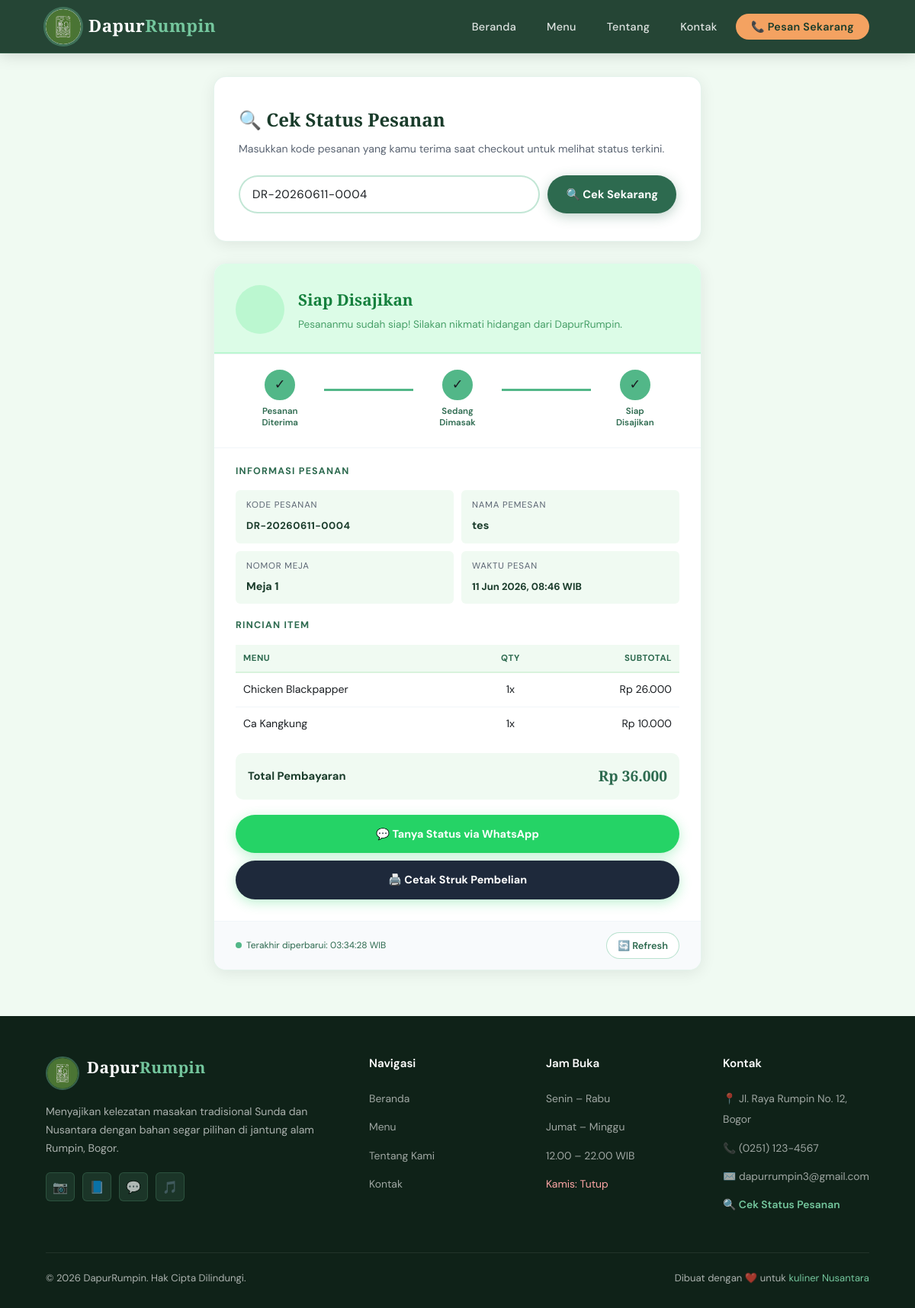
The page /cek-pesanan.php?kode=DR-20260611-0004 on the database its author committed.
### tables this page shows
CREATE TABLE `pesanan` (
  `id` int(10) UNSIGNED NOT NULL,
  `kode_pesanan` varchar(30) NOT NULL,
  `nama_pemesan` varchar(100) NOT NULL,
  `nomor_meja` varchar(20) NOT NULL,
  `total_harga` int(10) UNSIGNED NOT NULL,
  `payment_method` enum('qris','tunai') DEFAULT NULL,
  `paid_at` timestamp NULL DEFAULT NULL,
  `status` enum('pending','diproses','selesai','dibatalkan') NOT NULL DEFAULT 'pending',
  `created_at` timestamp NOT NULL DEFAULT current_timestamp(),
  `updated_at` timestamp NOT NULL DEFAULT current_timestamp() ON UPDATE current_timestamp()
);

CREATE TABLE `detail_pesanan` (
  `id` int(10) UNSIGNED NOT NULL,
  `pesanan_id` int(10) UNSIGNED NOT NULL,
  `menu_id` int(10) UNSIGNED DEFAULT NULL,
  `nama_menu` varchar(150) NOT NULL,
  `harga_saat_pesan` int(10) UNSIGNED NOT NULL,
  `qty` tinyint(3) UNSIGNED NOT NULL DEFAULT 1,
  `subtotal` int(10) UNSIGNED NOT NULL
);

### cek-pesanan.php (the view, shortened to what this page needs)
<?php
require_once 'config/db.php';
$protocol = (!empty($_SERVER['HTTPS']) && $_SERVER['HTTPS'] !== 'off') ? 'https' : 'http';
$host     = $_SERVER['HTTP_HOST'];
$script   = dirname($_SERVER['SCRIPT_NAME']);
$baseUrl  = $protocol . '://' . $host . rtrim($script, '/') . '/';
$pesanan = null;
$items   = [];
$kodeInput = trim($_GET['kode'] ?? $_POST['kode'] ?? '');
if ($kodeInput !== '') {
    $kodeInput = strtoupper($kodeInput);
    $stmt = $pdo->prepare("SELECT * FROM pesanan WHERE kode_pesanan = ? LIMIT 1");
    $stmt->execute([$kodeInput]);
    $pesanan = $stmt->fetch();
    if (!$pesanan) {
        $error = 'Kode pesanan <strong>' . htmlspecialchars($kodeInput) . '</strong> tidak ditemukan. Pastikan kode yang kamu masukkan sudah benar.';
    } else {
        $stmt = $pdo->prepare("SELECT * FROM detail_pesanan WHERE pesanan_id = ?");
        $stmt->execute([$pesanan['id']]);
        $items = $stmt->fetchAll();
    }
}
$statusData = [
    'pending'    => [
        'label'   => 'Menunggu Konfirmasi',
        'icon'    => '⏳',
        'color'   => '#a16207',
        'bg'      => '#fef9c3',
        'border'  => '#fde68a',
        'desc'    => 'Pesananmu sudah kami terima dan sedang menunggu konfirmasi dari tim dapur.',
        'step'    => 1,
    ],
    'diproses'   => [
        'label'   => 'Sedang Dimasak',
        'icon'    => '👨‍🍳',
        'color'   => '#1d4ed8',
        'bg'      => '#dbeafe',
        'border'  => '#bfdbfe',
        'desc'    => 'Pesananmu sedang dimasak oleh tim dapur kami dengan penuh cinta. Harap sabar ya!',
        'step'    => 2,
    ],
    'selesai'    => [
        'label'   => 'Siap Disajikan',
        'icon'    => '',
        'color'   => '#15803d',
        'bg'      => '#dcfce7',
        'border'  => '#bbf7d0',
        'desc'    => 'Pesananmu sudah siap! Silakan nikmati hidangan dari DapurRumpin.',
        'step'    => 3,
    ],
    'dibatalkan' => [
        'label'   => 'Dibatalkan',
        'icon'    => '❌',
        'color'   => '#dc2626',
        'bg'      => '#fee2e2',
        'border'  => '#fecaca',
        'desc'    => 'Maaf, pesananmu dibatalkan. Silakan hubungi staff kami untuk informasi lebih lanjut.',
        'step'    => 0,
    ],
];
$sd = $pesanan ? ($statusData[$pesanan['status']] ?? $statusData['pending']) : null;
?>
<!DOCTYPE html>
<html lang="id">
<head>
  <link rel="stylesheet" href="<?= $baseUrl ?>css/style.css" />
</head>
<body>
  <nav class="navbar">
    <div class="navbar-brand">
      <div class="brand-logo">
        <img src="<?= $baseUrl ?>img/logo.jpg" alt="Logo DapurRumpin" class="logo-img"
             onerror="this.style.display='none'" />
      </div>
      <span class="brand-text">Dapur<span>Rumpin</span></span>
    </div>
    <ul class="nav-links">
      <li><a href="<?= $baseUrl ?>index.php">Beranda</a></li>
      <li><a href="<?= $baseUrl ?>menu.php">Menu</a></li>
      <li><a href="<?= $baseUrl ?>tentang.php">Tentang</a></li>
      <li><a href="<?= $baseUrl ?>kontak.php">Kontak</a></li>
      <li><a href="<?= $baseUrl ?>kontak.php" class="btn-pesan">📞 Pesan Sekarang</a></li>
    </ul>
  </nav>
  <div class="tracking-wrap">
    <div class="tracking-container">
      <div class="search-card">
        <h2>🔍 Cek Status Pesanan</h2>
        <p>Masukkan kode pesanan yang kamu terima saat checkout untuk melihat status terkini.</p>
        <form method="GET" action="cek-pesanan.php" class="search-form">
          <input
            type="text"
            name="kode"
            value="<?= htmlspecialchars($kodeInput) ?>"
            placeholder="Contoh: DR-20260611-0001"
            maxlength="30"
            autocomplete="off"
            autofocus
          />
          <button type="submit" class="btn-cek">🔍 Cek Sekarang</button>
        </form>
      </div>
      <?php if ($pesanan && $sd): ?>
      <div class="result-card" id="resultCard">
        <div class="status-banner" style="background:<?= $sd['bg'] ?>;border-bottom:2px solid <?= $sd['border'] ?>;">
          <div class="status-icon-big" style="background:<?= $sd['border'] ?>;color:<?= $sd['color'] ?>;">
          </div>
          <div class="status-info" style="color:<?= $sd['color'] ?>;">
            <h3><?= $sd['label'] ?></h3>
            <p><?= $sd['desc'] ?></p>
          </div>
        </div>
        <?php if ($pesanan['status'] !== 'dibatalkan'): ?>
        <div class="progress-wrap">
          <div class="progress-steps">
            <div class="step-item">
              <div class="step-circle <?= $sd['step'] >= 1 ? ($sd['step'] === 1 ? 'active' : 'done') : '' ?>">
                <?= $sd['step'] > 1 ? '✓' : '📥' ?>
              </div>
              <span class="step-label <?= $sd['step'] >= 1 ? ($sd['step'] === 1 ? 'active' : 'done') : '' ?>">
                Pesanan<br>Diterima
              </span>
            </div>
            <div class="step-line <?= $sd['step'] >= 2 ? 'done' : '' ?>"></div>
            <div class="step-item">
              <div class="step-circle <?= $sd['step'] >= 2 ? ($sd['step'] === 2 ? 'active' : 'done') : '' ?>">
                <?= $sd['step'] > 2 ? '✓' : '👨‍🍳' ?>
              </div>
              <span class="step-label <?= $sd['step'] >= 2 ? ($sd['step'] === 2 ? 'active' : 'done') : '' ?>">
                Sedang<br>Dimasak
              </span>
            </div>
            <div class="step-line <?= $sd['step'] >= 3 ? 'done' : '' ?>"></div>
            <div class="step-item">
              <div class="step-circle <?= $sd['step'] === 3 ? 'done' : '' ?>">
                <?= $sd['step'] === 3 ? '✓' : '🍽️' ?>
              </div>
              <span class="step-label <?= $sd['step'] === 3 ? 'done' : '' ?>">
                Siap<br>Disajikan
              </span>
            </div>
          </div>
        </div>
        <?php else: ?>
        <div class="cancelled-bar">
          ❌ Pesanan ini telah dibatalkan. Hubungi staff kami untuk informasi lebih lanjut.
        </div>
        <?php endif; ?>
        <div class="detail-wrap">
          <p class="detail-title">Informasi Pesanan</p>
          <div class="order-meta">
            <div class="meta-item">
              <span class="meta-lbl">Kode Pesanan</span>
              <span class="meta-val" style="font-size:0.82rem;letter-spacing:0.5px;">
                <?= htmlspecialchars($pesanan['kode_pesanan']) ?>
              </span>
            </div>
            <div class="meta-item">
              <span class="meta-lbl">Nama Pemesan</span>
              <span class="meta-val"><?= htmlspecialchars($pesanan['nama_pemesan']) ?></span>
            </div>
            <div class="meta-item">
              <span class="meta-lbl">Nomor Meja</span>
              <span class="meta-val">Meja <?= htmlspecialchars($pesanan['nomor_meja']) ?></span>
            </div>
            <div class="meta-item">
              <span class="meta-lbl">Waktu Pesan</span>
              <span class="meta-val" style="font-size:0.82rem;">
                <?= date('d M Y, H:i', strtotime($pesanan['created_at'])) ?> WIB
              </span>
            </div>
          </div>
          <p class="detail-title" style="margin-top:18px;">Rincian Item</p>
          <table class="items-table">
            <thead>
              <tr>
                <th>Menu</th>
                <th style="text-align:center;">Qty</th>
                <th style="text-align:right;">Subtotal</th>
              </tr>
            </thead>
            <tbody>
              <?php foreach ($items as $item): ?>
              <tr>
                <td><?= htmlspecialchars($item['nama_menu']) ?></td>
                <td style="text-align:center;"><?= $item['qty'] ?>x</td>
                <td style="text-align:right;">Rp <?= number_format($item['subtotal'], 0, ',', '.') ?></td>
              </tr>
              <?php endforeach; ?>
            </tbody>
          </table>
          <div class="total-row">
            <span>Total Pembayaran</span>
            <span>Rp <?= number_format($pesanan['total_harga'], 0, ',', '.') ?></span>
          </div>
          <?php if ($pesanan['status'] === 'pending'): ?>
            <div class="qris-wrap" style="margin-top:20px; padding:20px; background:#fff; border:1px solid #e2e8f0; border-radius:12px; text-align:center;">
              <h4 style="margin-bottom:12px; color:#1a3c2b; font-size:1.1rem;">Lakukan Pembayaran QRIS</h4>
              <p class="qris-amount" style="font-size:1.4rem; font-weight:800; color:#2d6a4f; margin-bottom:16px;">Rp <?= number_format($pesanan['total_harga'], 0, ',', '.') ?></p>
              <div class="qris-img-frame" style="width:200px; height:200px; margin:0 auto 16px; border:2px solid #52b788; border-radius:12px; overflow:hidden;">
                <img src="img/qris.jpeg" alt="QRIS Dapur Rumpin" style="width:100%; height:100%; object-fit:cover;"
                     onerror="this.parentElement.innerHTML='<span>📱 QRIS Dapur Rumpin<br><small>Letakkan file QRIS di img/qris.jpeg</small></span>'" />
              </div>
              <div class="qris-instructions" style="text-align:left; font-size:0.85rem; color:#5a6472; margin-bottom:20px; line-height:1.5;">
                <strong>Cara Bayar via QRIS:</strong>
                <ol style="margin-top:6px; padding-left:20px;">
                  <li>Buka aplikasi dompet digital (GoPay, OVO, Dana, dll)</li>
                  <li>Scan QR Code di atas dan bayar sesuai total tagihan</li>
                  <li>Klik tombol konfirmasi di bawah ini agar pesananmu segera diproses!</li>
                </ol>
              </div>
              <?php
                $waMsg  = "*KONFIRMASI PEMBAYARAN*\n\n";
                $waMsg .= "Nama  : " . $pesanan['nama_pemesan'] . "\n";
                $waMsg .= "Meja  : " . $pesanan['nomor_meja'] . "\n";
                $waMsg .= "Kode  : " . $pesanan['kode_pesanan'] . "\n\n";
                $waMsg .= "*Detail Pesanan:*\n";
                foreach ($items as $item) {
                    $waMsg .= "• " . $item['nama_menu'] . " x" . $item['qty'] . " = Rp " . number_format($item['subtotal'], 0, ',', '.') . "\n";
                }
                $waMsg .= "\n*Total: Rp " . number_format($pesanan['total_harga'], 0, ',', '.') . "*\n\n";
                $waMsg .= "Saya sudah melakukan pembayaran via QRIS. Mohon dikonfirmasi.";
                $waUrl  = "https://wa.me/627775551647?text=" . urlencode($waMsg);
              ?>
              <a href="<?= htmlspecialchars($waUrl) ?>" target="_blank" class="btn-wa-track" style="background:#25d366;">
                💬 Konfirmasi Pembayaran via WhatsApp
              </a>
            </div>
          <?php else: ?>
            <?php
              $waMsg  = "Halo DapurRumpin! Saya ingin menanyakan status pesanan saya.\n\n";
              $waMsg .= "🔖 Kode Pesanan : " . $pesanan['kode_pesanan'] . "\n";
              $waMsg .= "👤 Nama         : " . $pesanan['nama_pemesan'] . "\n";
              $waMsg .= "🪑 Meja         : " . $pesanan['nomor_meja'] . "\n";
              $waMsg .= "📊 Status saat ini: " . ucfirst($pesanan['status']) . "\n\n";
              $waMsg .= "Mohon konfirmasinya, terima kasih!";
              $waUrl  = "https://wa.me/627775551647?text=" . urlencode($waMsg);
            ?>
            <a href="<?= htmlspecialchars($waUrl) ?>" target="_blank" class="btn-wa-track" style="margin-top:20px;">
              💬 Tanya Status via WhatsApp
            </a>
            <?php if ($pesanan['status'] === 'selesai'): ?>
            <a href="cetak_struk.php?kode=<?= urlencode($pesanan['kode_pesanan']) ?>" target="_blank" class="btn-wa-track" style="background:#1e293b; margin-top:10px;">
              🖨️ Cetak Struk Pembelian
            </a>
            <?php endif; ?>
          <?php endif; ?>
        </div>
        <div class="card-footer-track">
          <div class="refresh-indicator">
            <div class="refresh-dot"></div>
            <span>Terakhir diperbarui: <?= date('H:i:s') ?> WIB</span>
          </div>
          <a href="cek-pesanan.php?kode=<?= urlencode($pesanan['kode_pesanan']) ?>"
             class="btn-refresh">
            🔄 Refresh
          </a>
        </div>
      </div>
      <?php endif; ?>
    </div>
  </div>
  <?php include 'includes/footer.php'; ?>
</body>
</html>

### css/style.css (style rules this page uses)
:root { --hijau-tua: #1a3c2b; --hijau-utama: #2d6a4f; --hijau-muda: #52b788; --hijau-cerah: #74c69d; --hijau-pucat: #d8f3dc; --hijau-pastel: #f0faf2; --cokelat: #7c4d03; --krem: #fdf6ec; --putih: #ffffff; --abu: #5a6472; --gelap: #1b1f23; --kuning-aksen: #f4a261; --shadow-hijau: 0 8px 32px rgba(45,106,79,0.18); --shadow-soft: 0 4px 20px rgba(0,0,0,0.08); --radius-lg: 16px; --radius-md: 10px; --radius-sm: 6px; --transition: all 0.35s cubic-bezier(.4,0,.2,1); }
*, *::before, *::after { box-sizing: border-box; margin: 0; padding: 0; }
html { scroll-behavior: smooth; font-size: 16px; }
body { font-family: 'DM Sans', sans-serif; background: var(--putih); color: var(--gelap); line-height: 1.7; overflow-x: hidden; }
img { max-width: 100%; height: auto; display: block; }
a { text-decoration: none; color: inherit; }
ul { list-style: none; }
.navbar { position: fixed; top: 0; left: 0; right: 0; z-index: 1000; background: rgba(26, 60, 43, 0.95); backdrop-filter: blur(14px); -webkit-backdrop-filter: blur(14px); padding: 0 5%; display: flex; align-items: center; justify-content: space-between; height: 70px; border-bottom: 1px solid rgba(116,198,157,0.2); box-shadow: 0 2px 20px rgba(0,0,0,0.15); }
.navbar-brand { display: flex; align-items: center; gap: 10px; }
.brand-logo { width: 46px; height: 46px; border-radius: 50%; overflow: hidden; display: flex; align-items: center; justify-content: center; box-shadow: 0 0 0 3px rgba(116,198,157,0.35); background: var(--putih); flex-shrink: 0; }
.logo-img { width: 100%; height: 100%; object-fit: cover; border-radius: 50%; display: block; }
.brand-text { font-family: 'Playfair Display', serif; font-size: 1.4rem; font-weight: 800; color: var(--putih); letter-spacing: 0.5px; }
.brand-text span { color: var(--hijau-cerah); }
.nav-links { display: flex; align-items: center; gap: 8px; }
.nav-links a { color: rgba(255,255,255,0.85); font-size: 0.9rem; font-weight: 500; padding: 8px 16px; border-radius: 50px; transition: var(--transition); letter-spacing: 0.3px; }
.nav-links .btn-pesan { background: var(--kuning-aksen); color: var(--hijau-tua); font-weight: 600; padding: 8px 20px; }

### rows shown on the page
pesanan: status "Siap Disajikan", status "Pesananmu sudah siap! Silakan nikmati hidangan dari DapurRumpin.", kode_pesanan "DR-20260611-0004", nama_pemesan "tes", nomor_meja "1", created_at "11 Jun 2026, 08:46", total_harga "36.000"
detail_pesanan: nama_menu "Chicken Blackpapper", qty "1", subtotal "26.000"
detail_pesanan: nama_menu "Ca Kangkung", qty "1", subtotal "10.000"
